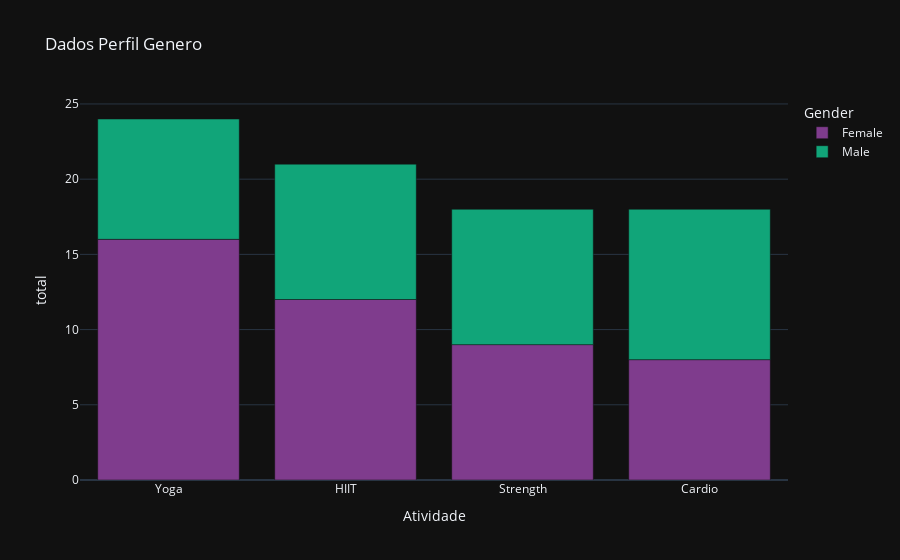

The cell this chart's notebook holds for it:
### Code cell
df_grafico = px.bar(
    df_dados_persona,
    x='Workout_Type',
    y='total',
    color='Gender',
    title='Dados Perfil Genero',
    color_discrete_sequence=px.colors.qualitative.Bold,
    labels={
        'Workout_Type' : 'Atividade',
    }
)
#df_grafico.update_traces(marker_color='green')
df_grafico.show()

### Figure 1 — Plotly figure (JSON) as saved in the notebook; plotly's stock layout.template omitted (floating-point values rounded to 4 significant figures)
{"data": [{"hovertemplate": "Gender=Female<br>Atividade=%{x}<br>total=%{y}<extra></extra>", "legendgroup": "Female", "marker": {"color": "rgb(127, 60, 141)", "pattern": {"shape": ""}}, "name": "Female", "orientation": "v", "showlegend": true, "textposition": "auto", "x": ["Yoga", "HIIT", "Strength", "Cardio"], "xaxis": "x", "y": [16, 12, 9, 8], "yaxis": "y", "type": "bar"}, {"hovertemplate": "Gender=Male<br>Atividade=%{x}<br>total=%{y}<extra></extra>", "legendgroup": "Male", "marker": {"color": "rgb(17, 165, 121)", "pattern": {"shape": ""}}, "name": "Male", "orientation": "v", "showlegend": true, "textposition": "auto", "x": ["Cardio", "HIIT", "Strength", "Yoga"], "xaxis": "x", "y": [10, 9, 9, 8], "yaxis": "y", "type": "bar"}], "layout": {"xaxis": {"anchor": "y", "domain": [0.0, 1.0], "title": {"text": "Atividade"}}, "yaxis": {"anchor": "x", "domain": [0.0, 1.0], "title": {"text": "total"}}, "legend": {"title": {"text": "Gender"}, "tracegroupgap": 0}, "title": {"text": "Dados Perfil Genero"}, "barmode": "relative"}}
